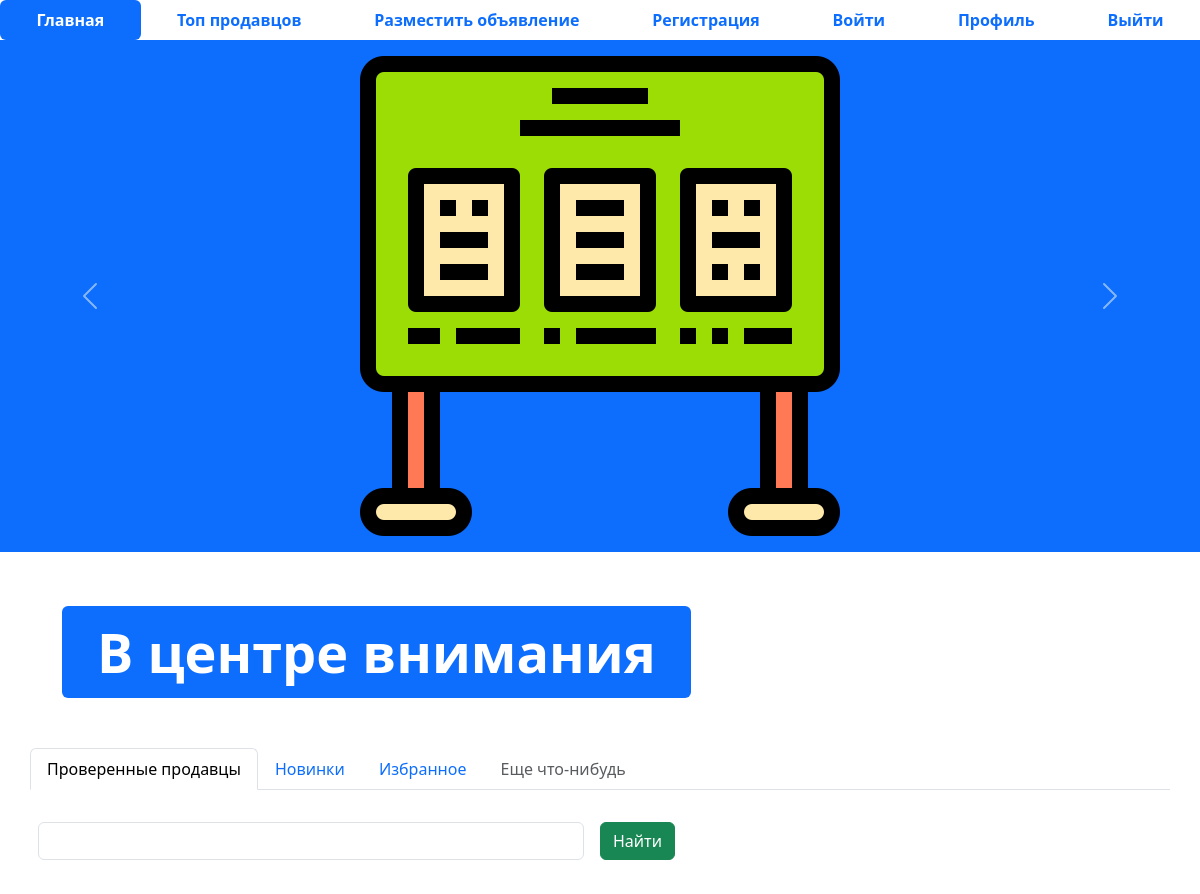
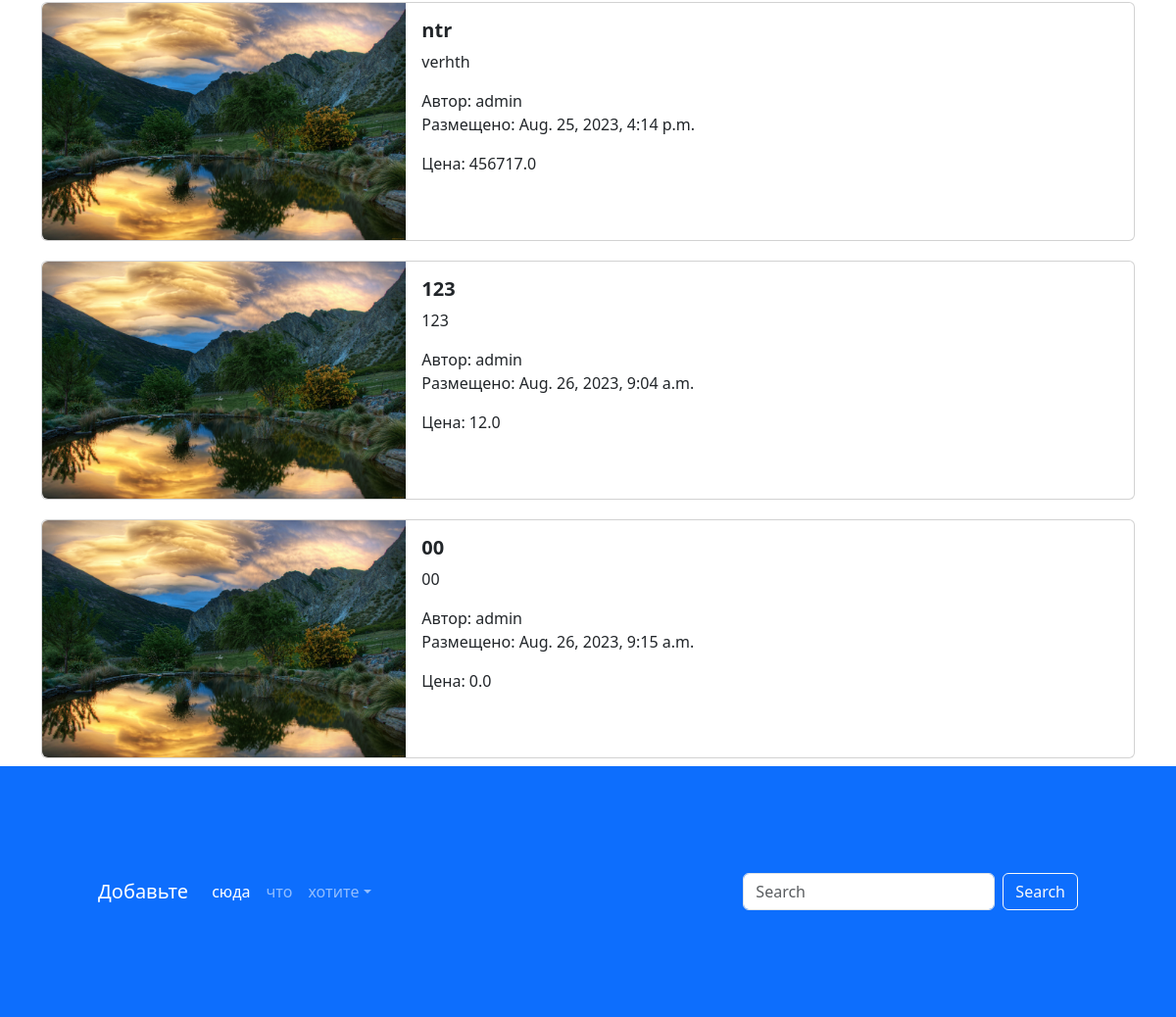
The page / on the database its author committed (2 pictures, top to bottom).
### app_advertisement/models.py (models this page shows, shortened)
class Advertisement(models.Model): # это класс-модель
    title = models.CharField("заголовок", max_length=128)
    text = models.TextField("описание")
    price = models.FloatField("цена")
    auction = models.BooleanField("торг", default=False)
    created_at = models.DateTimeField(auto_now_add=True)
    update_at = models.DateTimeField(auto_now=True)
    image = models.ImageField("изображение", upload_to='media/')
    author = models.ForeignKey(User, on_delete=models.CASCADE)

### app_advertisement/views.py (the view)
# urls.py: path('', index, name = 'main-page'),
def index(request):
    advertisement: list[Advertisement] = Advertisement.objects.all()
    context = {"advertisements": advertisement}
    return render(request, 'index.html', context)

### templates/index.html (shortened to what this page needs)
<!DOCTYPE html>
{% extends 'base.html' %} {% load static %}
{% load static %}
    {% block content %}
    <ul class="nav nav-pills sticky-top bg-white nav-fill">
      <li class="nav-item">
        <a class="nav-link active" aria-current="page" href="index.html">
          <span style="font-weight: bold">Главная</span>
        </a>
      </li>
      <li class="nav-item">
        <a class="nav-link" href="{% url 'top-sellers' %}"
          ><span style="font-weight: bold">Топ продавцов</span>
        </a>
      </li>
      <li class="nav-item">
        <a class="nav-link" href="{% url 'advertisement-post' %}">
          <span style="font-weight: bold">Разместить объявление</span>
        </a>
      </li>
      <li class="nav-item">
        <a class="nav-link" href="{% url 'register' %}">
          <span style="font-weight: bold">Регистрация</span>
        </a>
      </li>
      <li class="nav-item">
        <a class="nav-link" href="{% url 'login' %}">
          <span style="font-weight: bold">Войти</span>
        </a>
      </li>
      <li class="nav-item">
        <a class="nav-link" href="{% url 'profile' %}">
          <span style="font-weight: bold">Профиль</span>
        </a>
      </li>
      <li class="nav-item">
        <a class="nav-link" href="#">
          <span style="font-weight: bold">Выйти</span>
        </a>
      </li>
    </ul>
    <div
      id="carouselExampleControls"
      class="carousel slide bg-primary"
      data-bs-ride="carousel"
    >
      <div class="carousel-inner">
        <div class="carousel-item active">
          <img src="{% static 'img/image.png' %}" class="mx-auto d-block w-33" alt="..." />
        </div>
      </div>
      <button
        class="carousel-control-prev"
        type="button"
        data-bs-target="#carouselExampleControls"
        data-bs-slide="prev"
      >
        <span class="carousel-control-prev-icon" aria-hidden="true"></span>
      </button>
      <button
        class="carousel-control-next"
        type="button"
        data-bs-target="#carouselExampleControls"
        data-bs-slide="next"
      >
        <span class="carousel-control-next-icon" aria-hidden="true"></span>
      </button>
    </div>
    <div class="container" style="margin: 50px">
      <div class="display-2">
        <span class="badge bg-primary">В центре внимания</span>
      </div>
    </div>
    <div class="container">
      <div class="row">
        <ul class="nav nav-tabs bg-white">
          <li class="nav-item">
            <a class="nav-link active" aria-current="page" href="#"
              >Проверенные продавцы</a
            >
          </li>
          <li class="nav-item">
            <a class="nav-link" href="#">Новинки</a>
          </li>
          <li class="nav-item">
            <a class="nav-link" href="#">Избранное</a>
          </li>
          <li class="nav-item">
            <a
              class="nav-link disabled"
              href="#"
              tabindex="-1"
              aria-disabled="true"
              >Еще что-нибудь</a
            >
          </li>
        </ul>
        <form class="row g-3">
          <div class="col-auto w-50">
            <input type="text" class="form-control" />
          </div>
          <div class="col-auto">
            <button type="submit" class="btn btn-success mb-3">Найти</button>
          </div>
        </form>
      </div>
      {% for adv in advertisements %}
      <div class="col">
        <div class="card mb-2" style="max-width: 1200px; margin-top: 20px">
          <div class="row g-0">
            <div class="col-md-4">
              <a href="advertisement.html" class="nav-link">
                {% if adv.image %}
                  <img src= "{{adv.image.url}}" class = "img-fluid rounded-start" alt="Card title">
                {% else %}
                  <img src= "{% static 'img/adv.png' %}" class = "img-fluid rounded-start" alt="Card title">
                {% endif %}
              </a>
            </div>
            <div class="col-md-8">
              <div class="card-body">
                <h5 class="card-title">
                  <a href="advertisement.html" class="nav-link">
                    <strong>{{ adv.title }}</strong></a>
                </h5>
                <a href="#" class="nav-link">
                  <p class="card-text">
                    {{ adv.text }}
                  </p>
                  <span>Автор: {{ adv.author}} </span>
                  <p class="card-text">Размещено: {{ adv.created_at }} </p>
                  <span>Цена: {{ adv.price }}</span>
                </a>
              </div>
            </div>
          </div>
        </div>
      </div>
      {% endfor %}
    </div>
    <footer style="padding: 100px" class="bg-primary">
      <nav class="navbar navbar-expand-sm navbar-dark">
        <a class="navbar-brand" href="#">Добавьте</a>
        <div class="collapse navbar-collapse" id="collapsibleNavId">
          <ul class="navbar-nav me-auto mt-2 mt-lg-0">
            <li class="nav-item">
              <a class="nav-link active" href="#" aria-current="page"
                >сюда<span class="visually-hidden">(current)</span></a
              >
            </li>
            <li class="nav-item">
              <a class="nav-link" href="#">что</a>
            </li>
            <li class="nav-item dropdown">
              <a
                class="nav-link dropdown-toggle"
                href="#"
                id="dropdownId"
                data-bs-toggle="dropdown"
                aria-haspopup="true"
                aria-expanded="false"
                >хотите</a
              >
            </li>
          </ul>
          <form class="d-flex my-2 my-lg-0">
            <input
              class="form-control me-sm-2"
              type="text"
              placeholder="Search"
            />
            <button class="btn btn-outline-light my-2 my-sm-0" type="submit">
              Search
            </button>
          </form>
        </div>
      </nav>
    </footer>
    {% endblock %}

### templates/base.html (shortened to what this page needs)
<!DOCTYPE html>
<html lang="en">
  <head>
    {% load static %}
    <link href="{% static 'css/bootstrap.min.css' %}" rel="stylesheet" />
    <link rel="stylesheet" href="{% static 'css/fontello.css' %}" />
  </head>
  <body>
    {% block content %} {% endblock %}
  </body>
</html>

### rows shown on the page
Advertisement: image (picture), title "ntr", text "verhth", author "admin", created_at "Aug. 25, 2023, 4:14 p.m.", price "456717.0"
Advertisement: image (picture), title "123", text "123", author "admin", created_at "Aug. 26, 2023, 9:04 a.m.", price "12.0"
Advertisement: image (picture), title "00", text "00", author "admin", created_at "Aug. 26, 2023, 9:15 a.m.", price "0.0"
